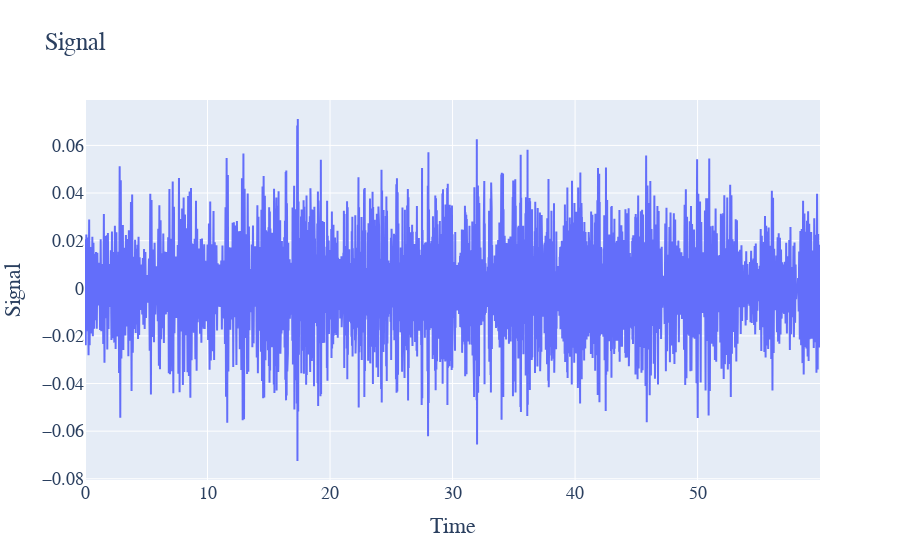
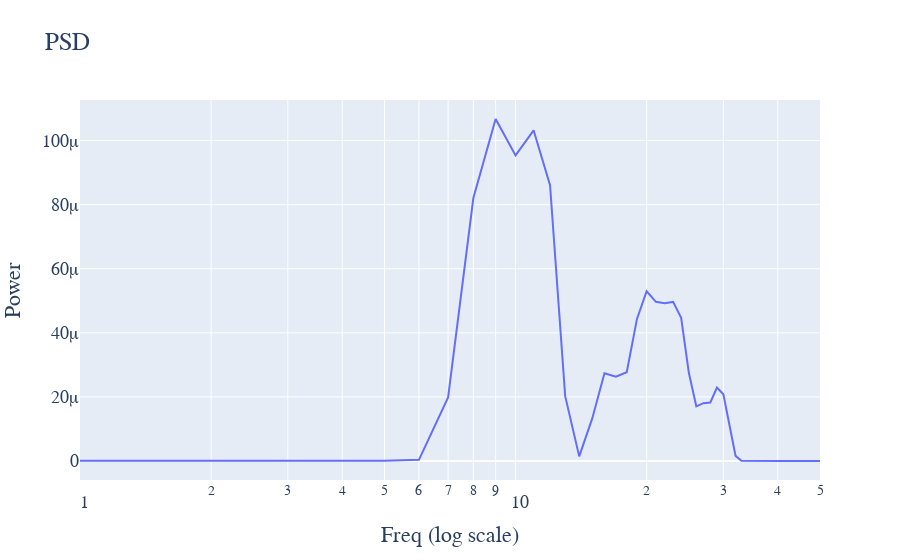

Notebook cell for these charts, in order:
### Code cell
model.plot()

### Figure 1 — Plotly figure (JSON) as saved in the notebook; plotly's stock layout.template omitted (floating-point values rounded to 4 significant figures; data arrays with more than 128 entries replaced by an {"elided": "..."} marker saying what was removed)
{"data": [{"type": "scatter", "x": {"elided": "6000 float values"}, "y": {"elided": "6000 float values"}}], "layout": {"font": {"family": "Courier New, monospace", "size": 18}, "title": {"text": "Signal"}, "xaxis": {"title": {"text": "Time"}}, "yaxis": {"title": {"text": "Signal"}}}}

### Figure 2 — Plotly figure (JSON) as saved in the notebook; plotly's stock layout.template omitted (floating-point values rounded to 4 significant figures)
{"data": [{"type": "scatter", "x": [0, 1, 2, 3, 4, 5, 6, 7, 8, 9, 10, 11, 12, 13, 14, 15, 16, 17, 18, 19, 20, 21, 22, 23, 24, 25, 26, 27, 28, 29, 30, 31, 32, 33, 34, 35, 36, 37, 38, 39, 40, 41, 42, 43, 44, 45, 46, 47, 48, 49, 50], "y": [2.402e-07, 1.234e-07, 1.633e-08, 2.05e-08, 2.996e-08, 5.107e-08, 3.722e-07, 1.981e-05, 8.206e-05, 0.0001067, 9.538e-05, 0.0001032, 8.604e-05, 2.024e-05, 1.442e-06, 1.329e-05, 2.739e-05, 2.634e-05, 2.77e-05, 4.435e-05, 5.298e-05, 4.968e-05, 4.926e-05, 4.965e-05, 4.468e-05, 2.743e-05, 1.706e-05, 1.805e-05, 1.825e-05, 2.291e-05, 2.08e-05, 1.095e-05, 1.601e-06, 5.985e-08, 2.439e-08, 1.566e-08, 1.048e-08, 7.887e-09, 6.216e-09, 5.132e-09, 4.275e-09, 3.715e-09, 3.246e-09, 3.061e-09, 2.925e-09, 2.708e-09, 2.519e-09, 2.51e-09, 2.561e-09, 2.436e-09, 1.164e-09]}], "layout": {"font": {"family": "Courier New, monospace", "size": 18}, "title": {"text": "PSD"}, "xaxis": {"title": {"text": "Freq (log scale)"}, "type": "log"}, "yaxis": {"title": {"text": "Power"}}}}
